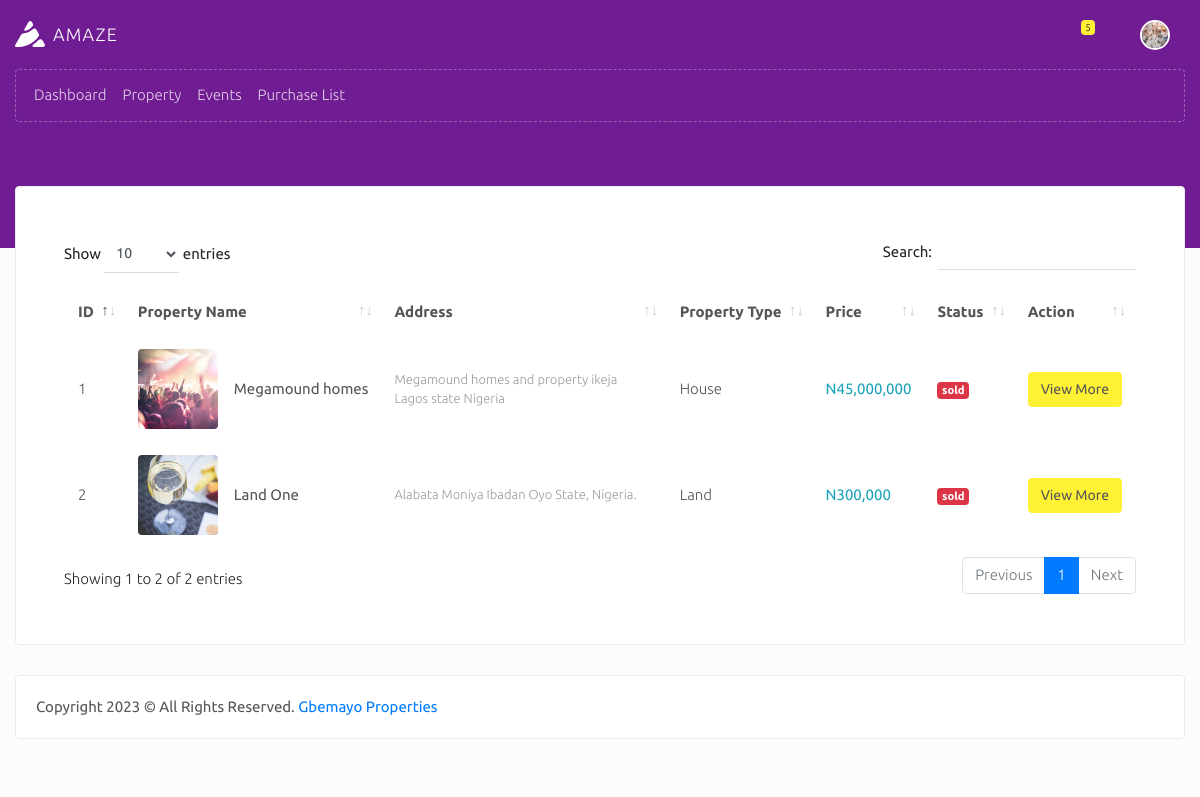
The app's page /clients/property-list.php (signed in) with its own data.
### tables this page shows
CREATE TABLE `clients` (
  `clients_id` int(255) NOT NULL,
  `clients_property_balance` varchar(255) DEFAULT '0',
  `clients_title` varchar(255) DEFAULT NULL,
  `clients_fullname` varchar(255) DEFAULT NULL,
  `clients_email` varchar(255) DEFAULT NULL,
  `clients_photo` varchar(255) DEFAULT NULL,
  `clients_phone_number` varchar(255) DEFAULT NULL,
  `clients_address` varchar(255) DEFAULT NULL,
  `clients_occupation` varchar(255) DEFAULT NULL,
  `clients_dob` varchar(255) DEFAULT NULL,
  `clients_valid_id` varchar(255) DEFAULT NULL,
  `clients_agent_id` varchar(255) DEFAULT NULL,
  `clients_business_id` varchar(255) DEFAULT NULL,
  `clients_password` varchar(255) DEFAULT NULL,
  `client_profile_update_count` varchar(255) NOT NULL DEFAULT '0',
  `clients_created_on` datetime NOT NULL
);

CREATE TABLE `property` (
  `property_id` int(255) NOT NULL,
  `property_uniq_id` varchar(255) DEFAULT NULL,
  `property_type` int(255) DEFAULT NULL,
  `property_name` varchar(255) DEFAULT NULL,
  `property_location` varchar(255) DEFAULT NULL,
  `property_address` varchar(255) DEFAULT NULL,
  `property_file` varchar(5000) DEFAULT NULL,
  `property_desc` varchar(2555) DEFAULT NULL,
  `property_price` varchar(255) DEFAULT NULL,
  `property_sq_fit` varchar(255) DEFAULT NULL,
  `property_year` varchar(255) DEFAULT NULL,
  `property_features` varchar(5000) DEFAULT NULL,
  `property_bedroom` varchar(255) DEFAULT NULL,
  `property_status` enum('active','sold') NOT NULL DEFAULT 'active',
  `property_created_on` datetime NOT NULL
);

CREATE TABLE `property_type` (
  `property_type_id` int(255) NOT NULL,
  `property_type_name` varchar(255) DEFAULT NULL,
  `property_type_created_on` datetime NOT NULL
);

### includes/db-functions.php (called while the page is built, shortened)
<?php
	include("config.php");
	function query_all_property($data=false){
		global $con;
		$query = mysqli_query($con, "SELECT * FROM property JOIN property_type on property.property_type=property_type.property_type_id");
		return $data ? $query : mysqli_num_rows($query);
	}
	function admin_query_client($client_id,$business_id, $agent_id, $data = false){
		global $con;
		$query = mysqli_query($con, "SELECT * FROM clients WHERE clients_business_id ='$business_id' AND clients_agent_id ='$agent_id' AND clients_id='$client_id' ");
		return $data ? $query : mysqli_num_rows($query);
	}
?>

### clients/property-list.php (the view, shortened to what this page needs)
<?php
 include("includes/header.php");
?>
    <div class="body_area after_bg sm">
        <div class="block-header">
            <div class="container">
                <div class="row clearfix">
                    <div class="col-lg-6 col-md-12">
                        <ul class="breadcrumb pl-0 pb-0 ">
                            <li class="breadcrumb-item"><a href="dashboard">Home</a></li>
                            <li class="breadcrumb-item active">Property</li>
                        </ul>
                        <h1 class="mb-1 mt-1">Property List</h1>
                    </div>
                </div>
            </div>
        </div>
        <div class="container">
            <div class="row">
                <div class="col-md-12">
                    <div class="card p-5">
                        <div class="table-responsive">
                            <table class="table table-borderless table-hover mb-0 js-basic-example dataTable" id="datatables">
                                <thead>
                                    <tr>
                                        <th class="border-top-0">ID</th>
                                        <th class="border-top-0">Property Name</th>
                                        <th class="border-top-0">Address</th>
                                        <th class="border-top-0">Property Type</th>
                                        <th class="border-top-0">Price</th>
                                        <th class="border-top-0">Status</th>
                                        <th class="border-top-0">Action</th>
                                    </tr>
                                </thead>
                                <tbody>
                                    <?php
                                        $query_all_property =  query_all_property(true);
                                        $count = 1;
                                        while($fetch_property = mysqli_fetch_assoc($query_all_property)){
                                            extract($fetch_property);
                                            $images = json_decode($property_file);
                                        ?>
                                             <tr>
                                                <td><?php echo $count++  ?></td>
                                        <td class="d-flex align-items-center">
                                            <a href="#"><img class="img-fluid rounded" style="max-width: 80px;" src="../realestate/<?php echo $images[0] ?>" alt="property img"></a>
                                            <div class="ml-3">
                                                <strong><?php echo $property_name ?></strong>
                                            </div>
                                        </td>
                                        <td>
                                             <div class="font-13 text-muted hidden-md" style="white-space: initial;"> <?php echo $property_address  ?></div>
                                            </div>
                                        <td><?php echo ucwords($property_type_name) ?></td>
                                        <td><strong class="text-info">N<?php echo number_format($property_price) ?></strong></td>
                                        <td><span class="badge <?php echo $property_status == 'active' ? 'badge-success' : 'badge-danger' ?> "><?php echo $property_status ?></span></td>
                                        <td>
                                            <a class="btn btn-secondary" href="property-detail?property_id=<?php echo base64_encode($property_id) ?>">View More</a>
                                        </td>
                                    <?php
                                        }
                                    ?>
                        </div>
                    </div>
                </div>
            </div>
<?php
    require("includes/footer.php");
?>

### clients/includes/header.php (shortened to what this page needs)
    <?php
    $query_client_info = admin_query_client($session_logged_in_client_id, $session_logged_in_business_id, $session_logged_in_agent_id,true);
    $fetch_client_info = mysqli_fetch_assoc($query_client_info);
?>
<!doctype html>
<html class="no-js " lang="en">
<head>
<link rel="stylesheet" href="../assets/plugins/bootstrap/css/bootstrap.min.css">
<link rel="stylesheet" href="../assets/plugins/jquery-datatable/dataTables.bootstrap4.min.css">
<link rel="stylesheet" href="../assets/plugins/jvectormap/jquery-jvectormap-2.0.3.min.css"/>
<link rel="stylesheet" href="../assets/plugins/c3/plugin.css"/>
<link rel="stylesheet" href="../assets/css/amaze.style.min.css">
</head>
<body class="font-ubuntu h_menu">
<div id="body" class="theme-purple">
    <nav class="top_navbar">
        <div class="container">
            <div class="row clearfix">
                <div class="col-12">
                    <div class="d-flex justify-content-between align-items-center">
                        <div class="navbar-logo">
                            <a class="navbar-brand" href="index.html"><img src="../assets/images/logo.svg" width="30" alt="Amaze"><span class="ml-2">Amaze</span></a>
                        </div>
                        <div class="d-flex justify-content-end justify-content-md-between align-items-center flex-grow-1">
                            <ul class="navbar">
                                <li class="dropdown notifications">
                                    <a href="javascript:void(0);" class="dropdown-toggle" data-toggle="dropdown" role="button"><i class="icon-bell"></i><span class="label-count">5</span></a>
                                </li>
                                <li class="dropdown profile">
                                    <a href="javascript:void(0);" class="dropdown-toggle" data-toggle="dropdown" role="button">
                                        <img class="rounded-circle"  src="<?php echo $fetch_client_info['clients_photo']; ?>" style="width:30px; height: 30px;object-fit: cover;">
                                    </a>
                                </li>
                            </ul>
                        </div>
                    </div>
                </div>
            </div>
        </div>
    </nav>
    <aside id="leftsidebar" class="sidebar">
        <div class="container">
            <div class="row clearfix">
                <div class="col-12">
                    <div class="menu">
                        <ul class="list">
                            <li>
                                <a href="dashboard" class="menu-toggle"><i class="zmdi zmdi-home"></i><span>Dashboard</span></a>
                            </li>
                            <li><a href="property-list"><i class="zmdi zmdi-hospital-alt"></i><span>Property</span></a></li>
                            <li><a href="events" class="menu-toggle"><i class="zmdi zmdi-apps"></i><span>Events</span></a></li>
                            <li><a href="purchase-list" class="menu-toggle"><i class="zmdi zmdi-apps"></i><span>Purchase List</span></a></li>
                        </ul>
                    </div>
                </div>
            </div>
        </div>
    </aside>

### records on screen
clients: clients_photo (picture)
property: shows a picture, property_name "Megamound homes", property_address "Megamound homes and property ikeja Lagos state Nigeria", property_type.property_type_name "House", property_price "45,000,000", property_status "sold"
property: shows a picture, property_name "Land One", property_address "Alabata Moniya Ibadan Oyo State, Nigeria.", property_type.property_type_name "Land", property_price "300,000", property_status "sold"
